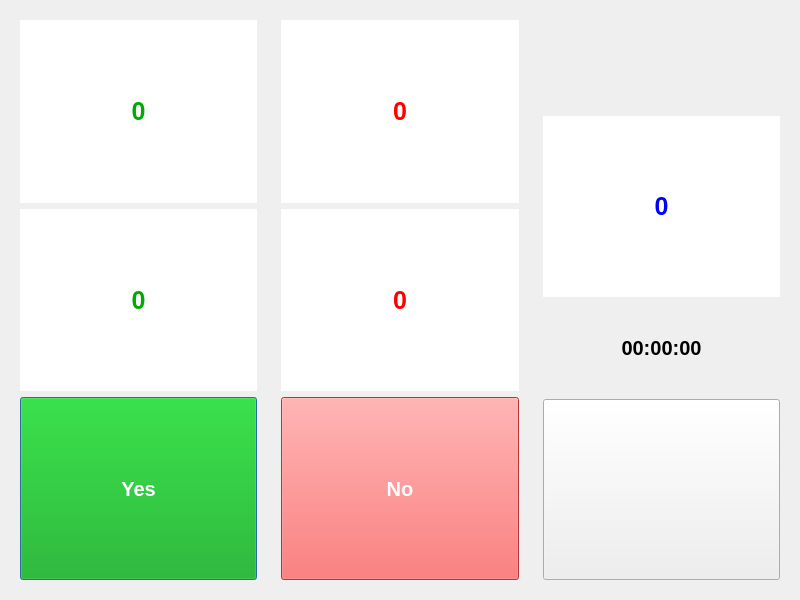
<?xml version="1.0" encoding="UTF-8"?>
<ui version="4.0">
 <class>SETestKCL_GUI</class>
 <widget class="QDialog" name="SETestKCL_GUI">
  <property name="geometry">
   <rect>
    <x>0</x>
    <y>0</y>
    <width>800</width>
    <height>600</height>
   </rect>
  </property>
  <property name="sizePolicy">
   <sizepolicy hsizetype="Minimum" vsizetype="Preferred">
    <horstretch>0</horstretch>
    <verstretch>0</verstretch>
   </sizepolicy>
  </property>
  <property name="minimumSize">
   <size>
    <width>800</width>
    <height>600</height>
   </size>
  </property>
  <property name="windowTitle">
   <string>Dialog</string>
  </property>
  <layout class="QHBoxLayout" name="horizontalLayout">
   <item>
    <widget class="QWidget" name="widget" native="true">
     <property name="font">
      <font>
       <family>Arial</family>
       <pointsize>15</pointsize>
       <weight>75</weight>
       <bold>true</bold>
      </font>
     </property>
     <layout class="QVBoxLayout" name="verticalLayout">
      <item>
       <widget class="QLabel" name="c_numYes">
        <property name="sizePolicy">
         <sizepolicy hsizetype="Minimum" vsizetype="MinimumExpanding">
          <horstretch>0</horstretch>
          <verstretch>0</verstretch>
         </sizepolicy>
        </property>
        <property name="font">
         <font>
          <family>Arial</family>
          <pointsize>19</pointsize>
          <weight>75</weight>
          <bold>true</bold>
         </font>
        </property>
        <property name="toolTip">
         <string comment="Number of 'Yes's" extracomment="Number of 'Yes's"/>
        </property>
        <property name="toolTipDuration">
         <number>1</number>
        </property>
        <property name="statusTip">
         <string/>
        </property>
        <property name="whatsThis">
         <string/>
        </property>
        <property name="styleSheet">
         <string notr="true">color: rgb(0, 170, 0);
background-color: rgb(255, 255, 255);</string>
        </property>
        <property name="text">
         <string>0</string>
        </property>
        <property name="alignment">
         <set>Qt::AlignCenter</set>
        </property>
       </widget>
      </item>
      <item>
       <widget class="QLabel" name="c_yesPerMin">
        <property name="sizePolicy">
         <sizepolicy hsizetype="Minimum" vsizetype="MinimumExpanding">
          <horstretch>0</horstretch>
          <verstretch>0</verstretch>
         </sizepolicy>
        </property>
        <property name="font">
         <font>
          <family>Arial</family>
          <pointsize>19</pointsize>
          <weight>75</weight>
          <bold>true</bold>
         </font>
        </property>
        <property name="styleSheet">
         <string notr="true">color: rgb(0, 170, 0);
background-color: rgb(255, 255, 255);</string>
        </property>
        <property name="text">
         <string>0</string>
        </property>
        <property name="alignment">
         <set>Qt::AlignCenter</set>
        </property>
       </widget>
      </item>
      <item>
       <widget class="QPushButton" name="c_yesButton">
        <property name="sizePolicy">
         <sizepolicy hsizetype="Minimum" vsizetype="MinimumExpanding">
          <horstretch>0</horstretch>
          <verstretch>0</verstretch>
         </sizepolicy>
        </property>
        <property name="font">
         <font>
          <family>Arial</family>
          <pointsize>15</pointsize>
          <weight>75</weight>
          <bold>true</bold>
         </font>
        </property>
        <property name="styleSheet">
         <string notr="true">color: rgb(255, 255, 255);
background-color: rgb(0, 170, 0);</string>
        </property>
        <property name="text">
         <string>Yes</string>
        </property>
       </widget>
      </item>
     </layout>
    </widget>
   </item>
   <item>
    <widget class="QWidget" name="widget_2" native="true">
     <property name="font">
      <font>
       <family>Arial</family>
       <pointsize>15</pointsize>
       <weight>75</weight>
       <bold>true</bold>
      </font>
     </property>
     <layout class="QVBoxLayout" name="verticalLayout_2">
      <item>
       <widget class="QLabel" name="c_numNo">
        <property name="sizePolicy">
         <sizepolicy hsizetype="Minimum" vsizetype="MinimumExpanding">
          <horstretch>0</horstretch>
          <verstretch>0</verstretch>
         </sizepolicy>
        </property>
        <property name="font">
         <font>
          <family>Arial</family>
          <pointsize>19</pointsize>
          <weight>75</weight>
          <bold>true</bold>
         </font>
        </property>
        <property name="styleSheet">
         <string notr="true">color: rgb(255, 0, 0);
background-color: rgb(255, 255, 255);</string>
        </property>
        <property name="text">
         <string>0</string>
        </property>
        <property name="alignment">
         <set>Qt::AlignCenter</set>
        </property>
       </widget>
      </item>
      <item>
       <widget class="QLabel" name="c_noPerMin">
        <property name="sizePolicy">
         <sizepolicy hsizetype="Minimum" vsizetype="MinimumExpanding">
          <horstretch>0</horstretch>
          <verstretch>0</verstretch>
         </sizepolicy>
        </property>
        <property name="font">
         <font>
          <family>Arial</family>
          <pointsize>19</pointsize>
          <weight>75</weight>
          <bold>true</bold>
         </font>
        </property>
        <property name="styleSheet">
         <string notr="true">color: rgb(255, 0, 0);
background-color: rgb(255, 255, 255);</string>
        </property>
        <property name="text">
         <string>0</string>
        </property>
        <property name="alignment">
         <set>Qt::AlignCenter</set>
        </property>
       </widget>
      </item>
      <item>
       <widget class="QPushButton" name="c_noButton">
        <property name="sizePolicy">
         <sizepolicy hsizetype="Minimum" vsizetype="MinimumExpanding">
          <horstretch>0</horstretch>
          <verstretch>0</verstretch>
         </sizepolicy>
        </property>
        <property name="font">
         <font>
          <family>Arial</family>
          <pointsize>15</pointsize>
          <weight>75</weight>
          <bold>true</bold>
         </font>
        </property>
        <property name="styleSheet">
         <string notr="true">color: rgb(255, 255, 255);
background-color: rgb(255, 73, 73);</string>
        </property>
        <property name="text">
         <string>No</string>
        </property>
       </widget>
      </item>
     </layout>
    </widget>
   </item>
   <item>
    <widget class="QWidget" name="widget_3" native="true">
     <property name="font">
      <font>
       <family>Arial</family>
       <pointsize>15</pointsize>
       <weight>75</weight>
       <bold>true</bold>
      </font>
     </property>
     <layout class="QVBoxLayout" name="verticalLayout_3" stretch="1,2,1,2">
      <item>
       <widget class="QPushButton" name="c_helpButton">
        <property name="sizePolicy">
         <sizepolicy hsizetype="Minimum" vsizetype="MinimumExpanding">
          <horstretch>0</horstretch>
          <verstretch>0</verstretch>
         </sizepolicy>
        </property>
        <property name="font">
         <font>
          <family>Arial</family>
          <pointsize>15</pointsize>
          <weight>75</weight>
          <bold>true</bold>
         </font>
        </property>
        <property name="text">
         <string/>
        </property>
        <property name="icon">
         <iconset resource="res/res.qrc">
          <normaloff>:/buttons/Help-icon.png</normaloff>:/buttons/Help-icon.png</iconset>
        </property>
        <property name="iconSize">
         <size>
          <width>100</width>
          <height>100</height>
         </size>
        </property>
        <property name="flat">
         <bool>true</bool>
        </property>
       </widget>
      </item>
      <item>
       <widget class="QLabel" name="c_ratio">
        <property name="sizePolicy">
         <sizepolicy hsizetype="Minimum" vsizetype="MinimumExpanding">
          <horstretch>0</horstretch>
          <verstretch>0</verstretch>
         </sizepolicy>
        </property>
        <property name="font">
         <font>
          <family>Arial</family>
          <pointsize>19</pointsize>
          <weight>75</weight>
          <bold>true</bold>
         </font>
        </property>
        <property name="toolTip">
         <string/>
        </property>
        <property name="styleSheet">
         <string notr="true">color: rgb(0, 0, 255);
background-color: rgb(255, 255, 255);</string>
        </property>
        <property name="text">
         <string>0</string>
        </property>
        <property name="alignment">
         <set>Qt::AlignCenter</set>
        </property>
       </widget>
      </item>
      <item>
       <widget class="QLabel" name="c_time">
        <property name="sizePolicy">
         <sizepolicy hsizetype="Minimum" vsizetype="MinimumExpanding">
          <horstretch>0</horstretch>
          <verstretch>0</verstretch>
         </sizepolicy>
        </property>
        <property name="font">
         <font>
          <family>Arial</family>
          <pointsize>15</pointsize>
          <weight>75</weight>
          <bold>true</bold>
         </font>
        </property>
        <property name="toolTip">
         <string/>
        </property>
        <property name="text">
         <string>00:00:00</string>
        </property>
        <property name="alignment">
         <set>Qt::AlignCenter</set>
        </property>
       </widget>
      </item>
      <item>
       <widget class="QPushButton" name="c_undoButton">
        <property name="sizePolicy">
         <sizepolicy hsizetype="Minimum" vsizetype="MinimumExpanding">
          <horstretch>0</horstretch>
          <verstretch>0</verstretch>
         </sizepolicy>
        </property>
        <property name="font">
         <font>
          <family>Arial</family>
          <pointsize>15</pointsize>
          <weight>75</weight>
          <bold>true</bold>
         </font>
        </property>
        <property name="autoFillBackground">
         <bool>false</bool>
        </property>
        <property name="styleSheet">
         <string notr="true"/>
        </property>
        <property name="text">
         <string/>
        </property>
        <property name="icon">
         <iconset resource="res/res.qrc">
          <normaloff>:/buttons/undo.png</normaloff>:/buttons/undo.png</iconset>
        </property>
        <property name="iconSize">
         <size>
          <width>100</width>
          <height>100</height>
         </size>
        </property>
       </widget>
      </item>
     </layout>
    </widget>
   </item>
  </layout>
 </widget>
 <resources>
  <include location="res/res.qrc"/>
 </resources>
 <connections/>
</ui>
